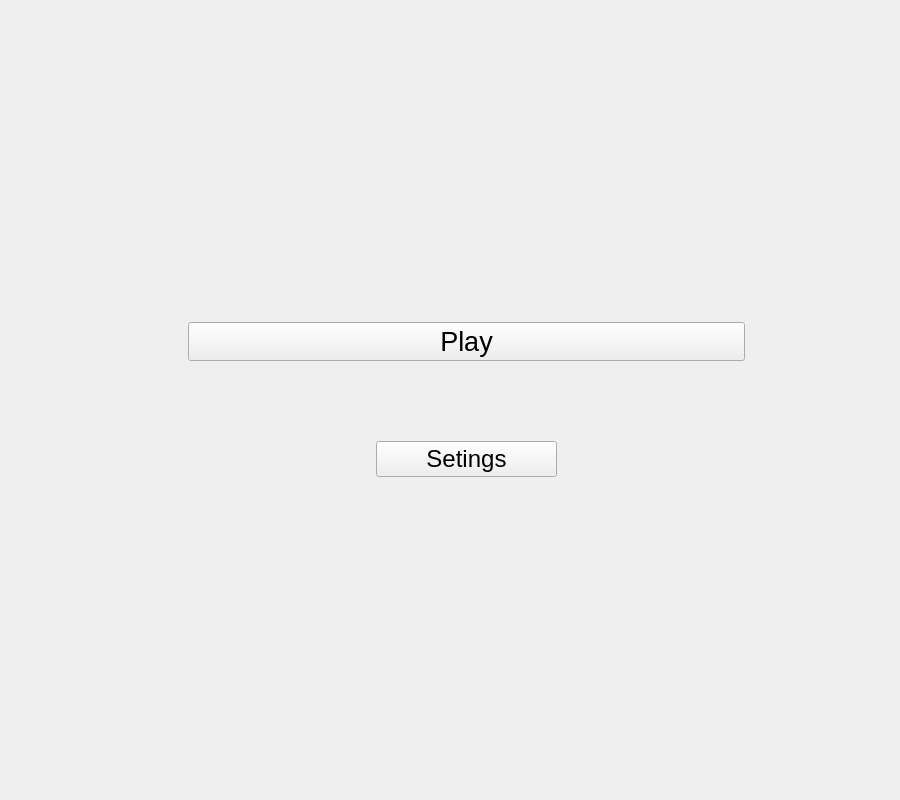
<?xml version="1.0" encoding="UTF-8"?>
<ui version="4.0">
 <class>MainWindow</class>
 <widget class="QMainWindow" name="MainWindow">
  <property name="geometry">
   <rect>
    <x>0</x>
    <y>0</y>
    <width>900</width>
    <height>800</height>
   </rect>
  </property>
  <property name="sizePolicy">
   <sizepolicy hsizetype="Fixed" vsizetype="Fixed">
    <horstretch>0</horstretch>
    <verstretch>0</verstretch>
   </sizepolicy>
  </property>
  <property name="windowTitle">
   <string>MainWindow</string>
  </property>
  <widget class="QWidget" name="centralwidget">
   <property name="enabled">
    <bool>true</bool>
   </property>
   <widget class="QStackedWidget" name="stackedWidget">
    <property name="enabled">
     <bool>true</bool>
    </property>
    <property name="geometry">
     <rect>
      <x>0</x>
      <y>0</y>
      <width>900</width>
      <height>800</height>
     </rect>
    </property>
    <property name="currentIndex">
     <number>0</number>
    </property>
    <widget class="QWidget" name="init_menu">
     <widget class="QWidget" name="gridLayoutWidget">
      <property name="geometry">
       <rect>
        <x>0</x>
        <y>0</y>
        <width>901</width>
        <height>801</height>
       </rect>
      </property>
      <layout class="QGridLayout" name="gridLayout">
       <item row="1" column="4">
        <spacer name="horizontalSpacer_4">
         <property name="orientation">
          <enum>Qt::Horizontal</enum>
         </property>
         <property name="sizeType">
          <enum>QSizePolicy::Fixed</enum>
         </property>
         <property name="sizeHint" stdset="0">
          <size>
           <width>150</width>
           <height>20</height>
          </size>
         </property>
        </spacer>
       </item>
       <item row="3" column="2">
        <widget class="QPushButton" name="btn_setings_2">
         <property name="font">
          <font>
           <family>Arial</family>
           <pointsize>18</pointsize>
          </font>
         </property>
         <property name="text">
          <string>Setings</string>
         </property>
        </widget>
       </item>
       <item row="3" column="0" colspan="2">
        <spacer name="horizontalSpacer_5">
         <property name="orientation">
          <enum>Qt::Horizontal</enum>
         </property>
         <property name="sizeType">
          <enum>QSizePolicy::Fixed</enum>
         </property>
         <property name="sizeHint" stdset="0">
          <size>
           <width>50</width>
           <height>40</height>
          </size>
         </property>
        </spacer>
       </item>
       <item row="4" column="2">
        <spacer name="verticalSpacer_4">
         <property name="orientation">
          <enum>Qt::Vertical</enum>
         </property>
         <property name="sizeType">
          <enum>QSizePolicy::Fixed</enum>
         </property>
         <property name="sizeHint" stdset="0">
          <size>
           <width>20</width>
           <height>300</height>
          </size>
         </property>
        </spacer>
       </item>
       <item row="1" column="0">
        <spacer name="horizontalSpacer_3">
         <property name="orientation">
          <enum>Qt::Horizontal</enum>
         </property>
         <property name="sizeType">
          <enum>QSizePolicy::Fixed</enum>
         </property>
         <property name="sizeHint" stdset="0">
          <size>
           <width>150</width>
           <height>20</height>
          </size>
         </property>
        </spacer>
       </item>
       <item row="3" column="3" colspan="2">
        <spacer name="horizontalSpacer_6">
         <property name="orientation">
          <enum>Qt::Horizontal</enum>
         </property>
         <property name="sizeType">
          <enum>QSizePolicy::Fixed</enum>
         </property>
         <property name="sizeHint" stdset="0">
          <size>
           <width>50</width>
           <height>40</height>
          </size>
         </property>
        </spacer>
       </item>
       <item row="1" column="1" colspan="3">
        <widget class="QPushButton" name="btn_play_2">
         <property name="font">
          <font>
           <family>Arial</family>
           <pointsize>20</pointsize>
          </font>
         </property>
         <property name="text">
          <string>Play</string>
         </property>
        </widget>
       </item>
       <item row="2" column="2">
        <spacer name="verticalSpacer_5">
         <property name="orientation">
          <enum>Qt::Vertical</enum>
         </property>
         <property name="sizeType">
          <enum>QSizePolicy::Fixed</enum>
         </property>
         <property name="sizeHint" stdset="0">
          <size>
           <width>20</width>
           <height>50</height>
          </size>
         </property>
        </spacer>
       </item>
       <item row="0" column="2">
        <spacer name="verticalSpacer_3">
         <property name="orientation">
          <enum>Qt::Vertical</enum>
         </property>
         <property name="sizeType">
          <enum>QSizePolicy::Fixed</enum>
         </property>
         <property name="sizeHint" stdset="0">
          <size>
           <width>20</width>
           <height>300</height>
          </size>
         </property>
        </spacer>
       </item>
      </layout>
     </widget>
    </widget>
    <widget class="QWidget" name="level">
     <widget class="QWidget" name="gridLayoutWidget_2">
      <property name="geometry">
       <rect>
        <x>0</x>
        <y>0</y>
        <width>901</width>
        <height>801</height>
       </rect>
      </property>
      <layout class="QGridLayout" name="gridLayout_3">
       <item row="2" column="2">
        <spacer name="horizontalSpacer_7">
         <property name="orientation">
          <enum>Qt::Horizontal</enum>
         </property>
         <property name="sizeType">
          <enum>QSizePolicy::Fixed</enum>
         </property>
         <property name="sizeHint" stdset="0">
          <size>
           <width>40</width>
           <height>20</height>
          </size>
         </property>
        </spacer>
       </item>
       <item row="2" column="0">
        <spacer name="horizontalSpacer_8">
         <property name="orientation">
          <enum>Qt::Horizontal</enum>
         </property>
         <property name="sizeType">
          <enum>QSizePolicy::Fixed</enum>
         </property>
         <property name="sizeHint" stdset="0">
          <size>
           <width>40</width>
           <height>20</height>
          </size>
         </property>
        </spacer>
       </item>
       <item row="0" column="1">
        <spacer name="verticalSpacer_6">
         <property name="orientation">
          <enum>Qt::Vertical</enum>
         </property>
         <property name="sizeType">
          <enum>QSizePolicy::Fixed</enum>
         </property>
         <property name="sizeHint" stdset="0">
          <size>
           <width>20</width>
           <height>40</height>
          </size>
         </property>
        </spacer>
       </item>
       <item row="3" column="1">
        <spacer name="verticalSpacer_7">
         <property name="orientation">
          <enum>Qt::Vertical</enum>
         </property>
         <property name="sizeType">
          <enum>QSizePolicy::Fixed</enum>
         </property>
         <property name="sizeHint" stdset="0">
          <size>
           <width>20</width>
           <height>40</height>
          </size>
         </property>
        </spacer>
       </item>
       <item row="1" column="1">
        <widget class="QLabel" name="label_scope">
         <property name="font">
          <font>
           <family>Arial</family>
           <pointsize>20</pointsize>
          </font>
         </property>
         <property name="text">
          <string>Scope:</string>
         </property>
        </widget>
       </item>
       <item row="2" column="1">
        <widget class="QTableView" name="tableView"/>
       </item>
       <item row="3" column="2">
        <widget class="QPushButton" name="btn_back_level">
         <property name="font">
          <font>
           <family>Arial</family>
           <pointsize>14</pointsize>
          </font>
         </property>
         <property name="text">
          <string>Back</string>
         </property>
        </widget>
       </item>
      </layout>
     </widget>
    </widget>
    <widget class="QWidget" name="setings">
     <widget class="QWidget" name="gridLayoutWidget_3">
      <property name="geometry">
       <rect>
        <x>0</x>
        <y>0</y>
        <width>901</width>
        <height>801</height>
       </rect>
      </property>
      <layout class="QGridLayout" name="gridLayout_4">
       <item row="1" column="1">
        <widget class="QLabel" name="label_2">
         <property name="font">
          <font>
           <family>Arial</family>
           <pointsize>20</pointsize>
           <weight>50</weight>
           <italic>false</italic>
           <bold>false</bold>
           <underline>false</underline>
           <strikeout>false</strikeout>
           <stylestrategy>PreferDefault</stylestrategy>
           <kerning>false</kerning>
          </font>
         </property>
         <property name="cursor">
          <cursorShape>ArrowCursor</cursorShape>
         </property>
         <property name="focusPolicy">
          <enum>Qt::NoFocus</enum>
         </property>
         <property name="layoutDirection">
          <enum>Qt::LeftToRight</enum>
         </property>
         <property name="autoFillBackground">
          <bool>false</bool>
         </property>
         <property name="text">
          <string>Music</string>
         </property>
        </widget>
       </item>
       <item row="2" column="0">
        <spacer name="horizontalSpacer_9">
         <property name="orientation">
          <enum>Qt::Horizontal</enum>
         </property>
         <property name="sizeHint" stdset="0">
          <size>
           <width>40</width>
           <height>20</height>
          </size>
         </property>
        </spacer>
       </item>
       <item row="2" column="2">
        <spacer name="horizontalSpacer_10">
         <property name="orientation">
          <enum>Qt::Horizontal</enum>
         </property>
         <property name="sizeHint" stdset="0">
          <size>
           <width>40</width>
           <height>20</height>
          </size>
         </property>
        </spacer>
       </item>
       <item row="3" column="1">
        <spacer name="verticalSpacer_8">
         <property name="orientation">
          <enum>Qt::Vertical</enum>
         </property>
         <property name="sizeHint" stdset="0">
          <size>
           <width>20</width>
           <height>40</height>
          </size>
         </property>
        </spacer>
       </item>
       <item row="0" column="1">
        <spacer name="verticalSpacer_9">
         <property name="orientation">
          <enum>Qt::Vertical</enum>
         </property>
         <property name="sizeHint" stdset="0">
          <size>
           <width>20</width>
           <height>40</height>
          </size>
         </property>
        </spacer>
       </item>
       <item row="2" column="1">
        <widget class="QSlider" name="horizontalSlider">
         <property name="orientation">
          <enum>Qt::Horizontal</enum>
         </property>
        </widget>
       </item>
       <item row="3" column="2">
        <layout class="QGridLayout" name="gridLayout_5">
         <item row="1" column="1">
          <widget class="QPushButton" name="btn_back_setings">
           <property name="font">
            <font>
             <family>Arial</family>
             <pointsize>14</pointsize>
            </font>
           </property>
           <property name="text">
            <string>Back</string>
           </property>
          </widget>
         </item>
         <item row="0" column="1">
          <spacer name="verticalSpacer_10">
           <property name="orientation">
            <enum>Qt::Vertical</enum>
           </property>
           <property name="sizeHint" stdset="0">
            <size>
             <width>20</width>
             <height>40</height>
            </size>
           </property>
          </spacer>
         </item>
         <item row="1" column="0">
          <spacer name="horizontalSpacer_11">
           <property name="orientation">
            <enum>Qt::Horizontal</enum>
           </property>
           <property name="sizeHint" stdset="0">
            <size>
             <width>40</width>
             <height>20</height>
            </size>
           </property>
          </spacer>
         </item>
        </layout>
       </item>
      </layout>
     </widget>
    </widget>
    <widget class="QWidget" name="win">
     <widget class="QWidget" name="gridLayoutWidget_5">
      <property name="geometry">
       <rect>
        <x>0</x>
        <y>0</y>
        <width>901</width>
        <height>801</height>
       </rect>
      </property>
      <layout class="QGridLayout" name="gridLayout_6">
       <item row="0" column="0">
        <widget class="QLabel" name="label_3">
         <property name="font">
          <font>
           <family>Arial</family>
           <pointsize>50</pointsize>
          </font>
         </property>
         <property name="text">
          <string>Вы победили!!!</string>
         </property>
         <property name="alignment">
          <set>Qt::AlignCenter</set>
         </property>
         <property name="margin">
          <number>0</number>
         </property>
        </widget>
       </item>
       <item row="1" column="0">
        <layout class="QGridLayout" name="gridLayout_8">
         <item row="0" column="0">
          <spacer name="horizontalSpacer_12">
           <property name="orientation">
            <enum>Qt::Horizontal</enum>
           </property>
           <property name="sizeType">
            <enum>QSizePolicy::Fixed</enum>
           </property>
           <property name="sizeHint" stdset="0">
            <size>
             <width>250</width>
             <height>20</height>
            </size>
           </property>
          </spacer>
         </item>
         <item row="0" column="1">
          <widget class="QPushButton" name="btn_reset">
           <property name="font">
            <font>
             <family>Arial</family>
             <pointsize>21</pointsize>
            </font>
           </property>
           <property name="text">
            <string>Reset</string>
           </property>
          </widget>
         </item>
         <item row="0" column="2">
          <spacer name="horizontalSpacer_13">
           <property name="orientation">
            <enum>Qt::Horizontal</enum>
           </property>
           <property name="sizeType">
            <enum>QSizePolicy::Fixed</enum>
           </property>
           <property name="sizeHint" stdset="0">
            <size>
             <width>250</width>
             <height>20</height>
            </size>
           </property>
          </spacer>
         </item>
         <item row="1" column="1">
          <spacer name="verticalSpacer_11">
           <property name="orientation">
            <enum>Qt::Vertical</enum>
           </property>
           <property name="sizeType">
            <enum>QSizePolicy::Fixed</enum>
           </property>
           <property name="sizeHint" stdset="0">
            <size>
             <width>250</width>
             <height>250</height>
            </size>
           </property>
          </spacer>
         </item>
        </layout>
       </item>
      </layout>
     </widget>
    </widget>
   </widget>
  </widget>
 </widget>
 <resources/>
 <connections/>
</ui>
